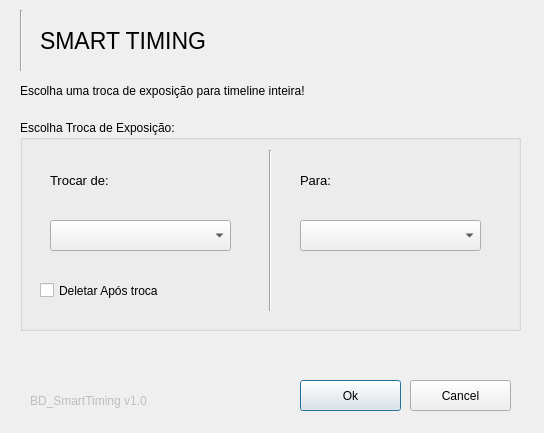
<?xml version="1.0" encoding="UTF-8"?>
<ui version="4.0">
 <class>Dialog</class>
 <widget class="QDialog" name="Dialog">
  <property name="geometry">
   <rect>
    <x>0</x>
    <y>0</y>
    <width>544</width>
    <height>433</height>
   </rect>
  </property>
  <property name="windowTitle">
   <string>BD_SmartTiming</string>
  </property>
  <widget class="QGroupBox" name="group">
   <property name="geometry">
    <rect>
     <x>20</x>
     <y>120</y>
     <width>501</width>
     <height>211</height>
    </rect>
   </property>
   <property name="title">
    <string>Escolha Troca de Exposição:</string>
   </property>
   <widget class="Line" name="line_2">
    <property name="geometry">
     <rect>
      <x>230</x>
      <y>30</y>
      <width>41</width>
      <height>161</height>
     </rect>
    </property>
    <property name="orientation">
     <enum>Qt::Vertical</enum>
    </property>
   </widget>
   <widget class="QLabel" name="label_3">
    <property name="geometry">
     <rect>
      <x>30</x>
      <y>40</y>
      <width>91</width>
      <height>41</height>
     </rect>
    </property>
    <property name="font">
     <font>
      <pointsize>10</pointsize>
     </font>
    </property>
    <property name="text">
     <string>Trocar de:</string>
    </property>
   </widget>
   <widget class="QLabel" name="label_4">
    <property name="geometry">
     <rect>
      <x>280</x>
      <y>40</y>
      <width>91</width>
      <height>41</height>
     </rect>
    </property>
    <property name="font">
     <font>
      <pointsize>10</pointsize>
     </font>
    </property>
    <property name="text">
     <string>Para:</string>
    </property>
   </widget>
   <widget class="QComboBox" name="comboA">
    <property name="geometry">
     <rect>
      <x>30</x>
      <y>100</y>
      <width>181</width>
      <height>31</height>
     </rect>
    </property>
   </widget>
   <widget class="QCheckBox" name="checkDel">
    <property name="geometry">
     <rect>
      <x>20</x>
      <y>150</y>
      <width>201</width>
      <height>41</height>
     </rect>
    </property>
    <property name="text">
     <string>Deletar Após troca</string>
    </property>
   </widget>
   <widget class="QComboBox" name="comboB">
    <property name="geometry">
     <rect>
      <x>280</x>
      <y>100</y>
      <width>181</width>
      <height>31</height>
     </rect>
    </property>
   </widget>
  </widget>
  <widget class="QLabel" name="label">
   <property name="geometry">
    <rect>
     <x>40</x>
     <y>20</y>
     <width>371</width>
     <height>41</height>
    </rect>
   </property>
   <property name="font">
    <font>
     <pointsize>17</pointsize>
    </font>
   </property>
   <property name="text">
    <string>SMART TIMING</string>
   </property>
  </widget>
  <widget class="Line" name="line">
   <property name="geometry">
    <rect>
     <x>20</x>
     <y>10</y>
     <width>3</width>
     <height>61</height>
    </rect>
   </property>
   <property name="orientation">
    <enum>Qt::Vertical</enum>
   </property>
  </widget>
  <widget class="QPushButton" name="okButton">
   <property name="geometry">
    <rect>
     <x>300</x>
     <y>380</y>
     <width>101</width>
     <height>31</height>
    </rect>
   </property>
   <property name="text">
    <string>Ok</string>
   </property>
  </widget>
  <widget class="QPushButton" name="cancelButton">
   <property name="geometry">
    <rect>
     <x>410</x>
     <y>380</y>
     <width>101</width>
     <height>31</height>
    </rect>
   </property>
   <property name="text">
    <string>Cancel</string>
   </property>
  </widget>
  <widget class="QLabel" name="label_2">
   <property name="geometry">
    <rect>
     <x>20</x>
     <y>80</y>
     <width>461</width>
     <height>21</height>
    </rect>
   </property>
   <property name="text">
    <string>Escolha uma troca de exposição para timeline inteira!</string>
   </property>
  </widget>
  <widget class="QLabel" name="label_5">
   <property name="enabled">
    <bool>false</bool>
   </property>
   <property name="geometry">
    <rect>
     <x>30</x>
     <y>390</y>
     <width>171</width>
     <height>21</height>
    </rect>
   </property>
   <property name="text">
    <string>BD_SmartTiming v1.0</string>
   </property>
  </widget>
 </widget>
 <resources/>
 <connections/>
</ui>
